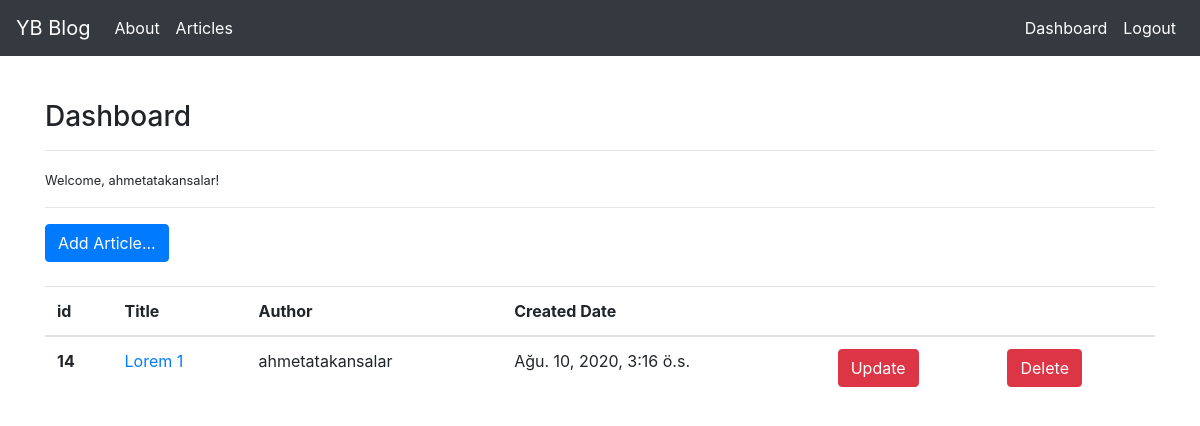
Screenshot of /articles/dashboard/ (signed in) with the database file from the repository.
### article/models.py (models this page shows, shortened)
class Article(models.Model):
    author = models.ForeignKey("auth.User", on_delete=models.CASCADE)
    title = models.CharField(max_length=50)
    content = RichTextField()
    created_date = models.DateTimeField(auto_now_add=True)
    article_image = models.FileField(blank=True, null=True, verbose_name="Add an image for your article:")
    class Meta:
        ordering =['-created_date']

### article/views.py (the view)
# urls.py: path('dashboard/', views.dashboard, name="dashboard"),
@login_required(login_url="user:login")
def dashboard(request):
    articles = Article.objects.filter(author = request.user)
    return render(request, "dashboard.html",{"articles":articles,})

### templates/dashboard.html
{% extends 'layout.html' %}
{% block body %}
<h3>Dashboard</h3>
<hr>
<small>Welcome, {{request.user.username}}!</small>
<hr>
<a href="{% url 'article:addarticle' %}" class="btn btn-primary">Add Article...</a>
<br><br>
{% if articles %}
<table class="table">
    <thead>
        <tr>
            <th scope="col">id</th>
            <th scope="col">Title</th>
            <th scope="col">Author</th>
            <th scope="col">Created Date</th>
            <th scope="col"></th>
            <th scope="col"></th>
        </tr>
    </thead>
{% for article in articles %}
    <tbody>
        <tr>
            <th scope="row">{{article.id}}</th>
            <td><a href="{% url 'article:detail' article.id %}">{{article.title}}</a></td>
            <td>{{article.author}}</td>
            <td>{{article.created_date}}</td>
            <td><a href="{% url 'article:update' article.id %}" class="btn btn-danger">Update</a></td>
            <td><a href="{% url 'article:delete' article.id %}" class="btn btn-danger">Delete</a></td>
        </tr>
    </tbody>
{% endfor %}
</table>
{% else %}
<hr>
<div class="alert alert-warning"> No articles found.</div>
{% endif %}
{% endblock body %}

### rows the page displays
Article: id "14", title "Lorem 1", author "ahmetatakansalar", created_date "Ağu. 10, 2020, 3:16 ö.s."

### other values shown
{{ request.user.username }} "ahmetatakansalar"
